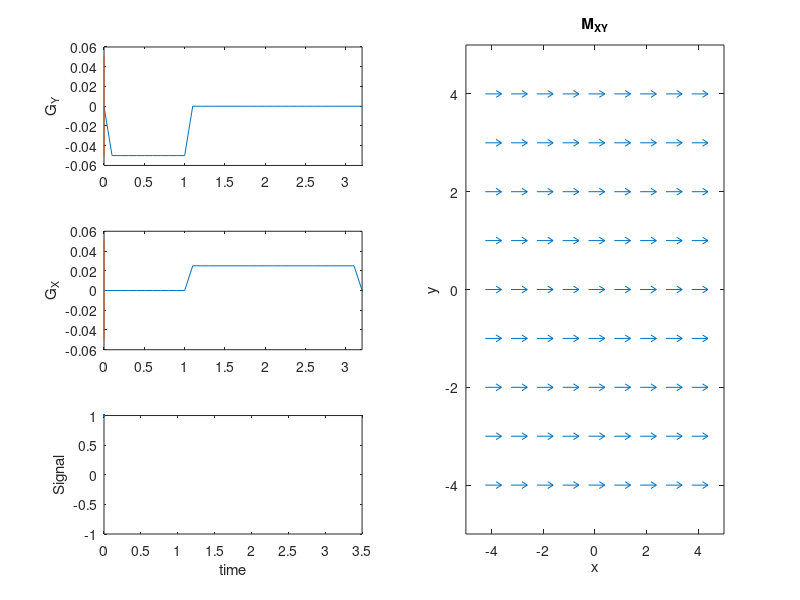

MATLAB code for this plot: (Note: this script raises an error after producing the figure.)
N = 8;
Mxy= ones(N+1,N+1);

x = [-N/2:N/2];
[x,y] = meshgrid(x,x);
Splot = 0.5;

kPE = [-N/2:N/2]/N; %
dt = 0.1;
Tpe = 1;

kFE = 1/2;
Tfe = 2;


write_animations = 1;
clear imall

GAMMA = 42.58;

Tall = [0:dt:Tpe+Tfe+2*dt]; % add zero samples at beginning and end

Ix = 1;
for Ipe = 1:length(kPE)
    
    GPE = zeros(1,length(Tall));GFE = GPE;
    GPE(2:Tpe/dt+1) = kPE(Ipe)/(Tpe/dt) ;
    GFE(Tpe/dt+2:end-1) = kFE/(Tfe/dt) ;
    
    Mxy = zeros(N+1, N+1, length(Tall));
    Mxy(:,:,1) = ones(N+1,N+1);
    measured_signal = zeros(1,length(Tall));
    measured_signal(1) = sum(sum(Mxy(:,:,1)))/(N+1)^2;
    
    kspace = zeros(1,length(Tall));
    
    for It = 1:length(Tall)-1
        
        
        
        phase_y = 2*pi*GPE(It)*y;
        phase_x = 2*pi*GFE(It)*x;
        kspace(It+1) = kspace(It) + GFE(It) + i*GPE(It);
        Mxy(:,:,It+1) = Mxy(:,:,It) .* exp(i*phase_y) .* exp(i*phase_x);
        
        Mxy_plot = Mxy(:,:,It+1);
        measured_signal(It+1) = sum(sum(Mxy(:,:,It+1)))/(N+1)^2;
        
        fs = figure(1);
        subplot(122)
        quiver(x-real(Mxy_plot)*Splot/2,y-imag(Mxy_plot)*Splot/2,...
            real(Mxy_plot), imag(Mxy_plot), ...
            Splot)
        xlabel('x'), ylabel('y')
        xlim([-N/2-1, N/2+1])
        ylim([-N/2-1, N/2+1])
        title('M_{XY}')
        
        
        subplot(321), plot(Tall, GPE, Tall(It)*ones(1,2), [-0.05 0.05]), ylabel('G_Y'), xlim([0 3.2])
        subplot(323), plot(Tall, GFE, Tall(It)*ones(1,2), [-0.05 0.05]), ylabel('G_X'), xlim([0 3.2])
        subplot(325), plot(Tall(1:It), real(measured_signal(1:It))), xlabel('time'), ylabel('Signal')
        ylim([-1 1]), xlim([0 3.5])
        

        drawnow
        
        currFrame = getframe(fs);
        if Ix == 1
            im = frame2im(currFrame);
            [imind,map] = rgb2ind(im,256,'nodither'); 
        end
        imall(:,:,1,Ix) = rgb2ind(frame2im(currFrame),map,'nodither');
        Ix = Ix+1;
        
    end
end



if write_animations
    imwrite(imall,map,'frequency_phase_encoding-simple.gif','DelayTime',0,'LoopCount',Inf) %g443800
end

%% with frequency encode dephasing gradients

GAMMA = 42.58;
write_animations = 1;
clear imall

Tall = [0:dt:Tpe+Tfe+2*dt]; % add zero samples at beginning and end

Ix = 1;
for Ipe = 1:length(kPE)
    
    GPE = zeros(1,length(Tall));GFE = GPE;
    GPE(2:Tpe/dt+1) = kPE(Ipe)/(Tpe/dt) ;
    GFE(2:Tpe/dt+1) = -kFE/(Tpe/dt) ;
    GFE(Tpe/dt+2:end-1) = 2*kFE/(Tfe/dt) ;
    
    Mxy = zeros(N+1, N+1, length(Tall));
    Mxy(:,:,1) = ones(N+1,N+1);
    measured_signal = zeros(1,length(Tall));
    measured_signal(1) = sum(sum(Mxy(:,:,1)))/(N+1)^2;
    
    kspace = zeros(1,length(Tall));
    
    for It = 1:length(Tall)-1
        
        
        
        phase_y = 2*pi*GPE(It)*y;
        phase_x = 2*pi*GFE(It)*x;
        kspace(It+1) = kspace(It) + GFE(It) + i*GPE(It);
        Mxy(:,:,It+1) = Mxy(:,:,It) .* exp(i*phase_y) .* exp(i*phase_x);
        
        Mxy_plot = Mxy(:,:,It+1);
        measured_signal(It+1) = sum(sum(Mxy(:,:,It+1)))/(N+1)^2;
        
        fs = figure(1);

        subplot(132)
        quiver(x-real(Mxy_plot)*Splot/2,y-imag(Mxy_plot)*Splot/2,...
            real(Mxy_plot), imag(Mxy_plot), ...
            Splot)
        xlabel('x'), ylabel('y')
        xlim([-N/2-1, N/2+1])
        ylim([-N/2-1, N/2+1])
        title('M_{XY}')
        
        
        subplot(331), plot(Tall, GPE, Tall(It)*ones(1,2), [-0.05 0.05]), ylabel('G_Y'), xlim([0 3.2])
        subplot(334), plot(Tall, GFE, Tall(It)*ones(1,2), [-0.05 0.05]), ylabel('G_X'), xlim([0 3.2])
        subplot(337), plot(Tall(1:It), real(measured_signal(1:It))), xlabel('time'), ylabel('Signal')
        ylim([-1 1]), xlim([0 3.2])

        subplot(133)
        plot(real(kspace(1:It)), imag(kspace(1:It)), '-', real(kspace(It)), imag(kspace(It)), 'x')
        xlim([-.55 .55]), ylim([-.55 .55])
        xlabel('k_x'), ylabel('k_y')
        
        
        drawnow
        currFrame = getframe(fs);
        if Ix == 1
            im = frame2im(currFrame);
            [imind,map] = rgb2ind(im,256,'nodither'); 
        end
        imall(:,:,1,Ix) = rgb2ind(frame2im(currFrame),map,'nodither');
        Ix = Ix+1;
        
    end
end

if write_animations
    imwrite(imall,map,'frequency_phase_encoding-full.gif','DelayTime',0,'LoopCount',Inf) %g443800
end

return
%%  Old version
for Ipe = 1:length(kPE)
    
    for tpe = [0:dt:Tpe]
        phase_y = 2*pi*kPE(Ipe)*y *tpe/Tpe;
        
        Mxy_PE = Mxy .* exp(i*phase_y);
        
        %contour(xp,yp,squeeze(Bmag(:,:,Iz)),50), colorbar
        %hold on
        quiver(x-real(Mxy_PE)*Splot/2,y-imag(Mxy_PE)*Splot/2,real(Mxy_PE), imag(Mxy_PE), Splot)
        %hold off
        xlabel('x'), ylabel('y')
        xlim([-N/2-1, N/2+1])
        ylim([-N/2-1, N/2+1])
        title('M_{XY}')
        drawnow
    end
    
    for tfe = [dt:dt:Tfe]
        phase_x = 2*pi*kFE*x *tfe/Tfe;
        
        Mxy_FE = Mxy_PE .* exp(i*phase_x);
        
        %contour(xp,yp,squeeze(Bmag(:,:,Iz)),50), colorbar
        %hold on
        quiver(x-real(Mxy_FE)*Splot/2,y-imag(Mxy_FE)*Splot/2,real(Mxy_FE), imag(Mxy_FE), Splot)
        %hold off
        xlabel('x'), ylabel('y')
        xlim([-N/2-1, N/2+1])
        ylim([-N/2-1, N/2+1])
        title('M_{XY}')
        drawnow
    end
    
    
end


%% Radial

N = 8;
Mxy= ones(N+1,N+1);

x = [-N/2:N/2];
[x,y] = meshgrid(x,x);
Splot = 0.5;

ktheta = [0:N-1]/N*pi; %
dt = 0.1;

Tdephase = 1;
kr = 1/2;
Tread = 2;


GAMMA = 42.58;
write_animations = 1;
clear imall

Tall = [0:dt:Tdephase+Tread+2*dt]; % add zero samples at beginning and end

Ix = 1;
for Ipe = 1:length(ktheta)
    
    GPE = zeros(1,length(Tall));GFE = GPE;
    GPE(2:Tdephase/dt+1) = -kr/(Tdephase/dt) * sin(ktheta(Ipe));
    GFE(2:Tdephase/dt+1) = -kr/(Tdephase/dt)  * cos(ktheta(Ipe));
    GPE(Tdephase/dt+2:end-1) = 2*kr/(Tread/dt)  * sin(ktheta(Ipe));
    GFE(Tdephase/dt+2:end-1) = 2*kr/(Tread/dt)  * cos(ktheta(Ipe));
    
    Mxy = zeros(N+1, N+1, length(Tall));
    Mxy(:,:,1) = ones(N+1,N+1);
    measured_signal = zeros(1,length(Tall));
    measured_signal(1) = sum(sum(Mxy(:,:,1)))/(N+1)^2;
    
    kspace = zeros(1,length(Tall));
    
    for It = 1:length(Tall)-1
        
        
        
        phase_y = 2*pi*GPE(It)*y;
        phase_x = 2*pi*GFE(It)*x;
        kspace(It+1) = kspace(It) + GFE(It) + i*GPE(It);
        Mxy(:,:,It+1) = Mxy(:,:,It) .* exp(i*phase_y) .* exp(i*phase_x);
        
        Mxy_plot = Mxy(:,:,It+1);
        measured_signal(It+1) = sum(sum(Mxy(:,:,It+1)))/(N+1)^2;
        
        fs = figure(1);

        subplot(132)
        quiver(x-real(Mxy_plot)*Splot/2,y-imag(Mxy_plot)*Splot/2,...
            real(Mxy_plot), imag(Mxy_plot), ...
            Splot)
        xlabel('x'), ylabel('y')
        xlim([-N/2-1, N/2+1])
        ylim([-N/2-1, N/2+1])
        title('M_{XY}')
        
        
        subplot(331), plot(Tall, GPE, Tall(It)*ones(1,2), [-0.05 0.05]), ylabel('G_Y'), xlim([0 3.2])
        subplot(334), plot(Tall, GFE, Tall(It)*ones(1,2), [-0.05 0.05]), ylabel('G_X'), xlim([0 3.2])
        subplot(337), plot(Tall(1:It), real(measured_signal(1:It))), xlabel('time'), ylabel('Signal')
        ylim([-1 1]), xlim([0 3.2])

        subplot(133)
        plot(real(kspace(1:It)), imag(kspace(1:It)), '-', real(kspace(It)), imag(kspace(It)), 'x')
        xlim([-.55 .55]), ylim([-.55 .55])
        xlabel('k_x'), ylabel('k_y')
        
        
        drawnow
        currFrame = getframe(fs);
        if Ix == 1
            im = frame2im(currFrame);
            [imind,map] = rgb2ind(im,256,'nodither'); 
        end
        imall(:,:,1,Ix) = rgb2ind(frame2im(currFrame),map,'nodither');
        Ix = Ix+1;
        
    end
end

if write_animations
    imwrite(imall,map,'radial_encoding-full.gif','DelayTime',0,'LoopCount',Inf) %g443800
end

%% Spiral

N = 8;
Mxy= ones(N+1,N+1);

x = [-N/2:N/2];
[x,y] = meshgrid(x,x);
Splot = 0.5;

dt = 0.1;

kr = 1/2;
T = 12;


GAMMA = 42.58;
write_animations = 1;
clear imall

Tall = [0:dt:T+2*dt]; % add zero samples at beginning and end

Ix = 1;
    GPE = zeros(1,length(Tall));GFE = GPE;
    tspiral = [0:dt:T]/T;
    kspiral = kr * tspiral .* exp(i*2*pi*N*tspiral) ;
    GPE(2:end-1) = real( kr* kspiral / sum(kspiral));
    GFE(2:end-1) = imag( kr* kspiral / sum(kspiral));
    
    Mxy = zeros(N+1, N+1, length(Tall));
    Mxy(:,:,1) = ones(N+1,N+1);
    measured_signal = zeros(1,length(Tall));
    measured_signal(1) = sum(sum(Mxy(:,:,1)))/(N+1)^2;
    
    kspace = zeros(1,length(Tall));
    
    for It = 1:length(Tall)-1
        
        
        
        phase_y = 2*pi*GPE(It)*y;
        phase_x = 2*pi*GFE(It)*x;
        kspace(It+1) = kspace(It) + GFE(It) + i*GPE(It);
        Mxy(:,:,It+1) = Mxy(:,:,It) .* exp(i*phase_y) .* exp(i*phase_x);
        
        Mxy_plot = Mxy(:,:,It+1);
        measured_signal(It+1) = sum(sum(Mxy(:,:,It+1)))/(N+1)^2;
        
        fs = figure(1);

        subplot(132)
        quiver(x-real(Mxy_plot)*Splot/2,y-imag(Mxy_plot)*Splot/2,...
            real(Mxy_plot), imag(Mxy_plot), ...
            Splot)
        xlabel('x'), ylabel('y')
        xlim([-N/2-1, N/2+1])
        ylim([-N/2-1, N/2+1])
        title('M_{XY}')
        
        
        subplot(331), plot(Tall, GPE, Tall(It)*ones(1,2), [-0.05 0.05]), ylabel('G_Y'),xlim([0 T+.2])
        subplot(334), plot(Tall, GFE, Tall(It)*ones(1,2), [-0.05 0.05]), ylabel('G_X'),xlim([0 T+.2])
        subplot(337), plot(Tall(1:It), real(measured_signal(1:It))), xlabel('time'), ylabel('Signal')
        ylim([-1 1]), xlim([0 T+.2])

        subplot(133)
        plot(real(kspace(1:It)), imag(kspace(1:It)), '-', real(kspace(It)), imag(kspace(It)), 'x')
        xlim([-.55 .55]), ylim([-.55 .55])
        xlabel('k_x'), ylabel('k_y')
        
        
        drawnow
        currFrame = getframe(fs);
        if Ix == 1
            im = frame2im(currFrame);
            [imind,map] = rgb2ind(im,256,'nodither'); 
        end
        imall(:,:,1,Ix) = rgb2ind(frame2im(currFrame),map,'nodither');
        Ix = Ix+1;
        
    end

if write_animations
    imwrite(imall,map,'spiral_encoding-full.gif','DelayTime',0,'LoopCount',Inf) %g443800
end